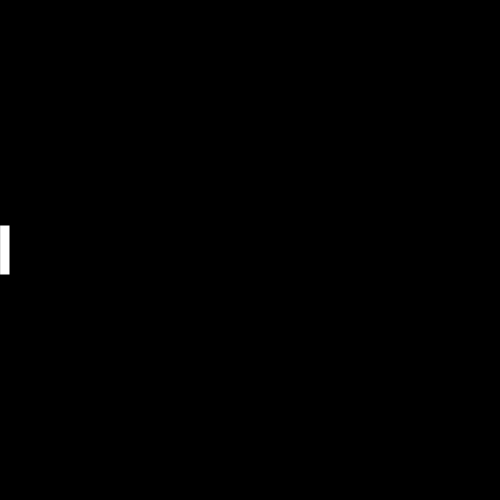
Frame 1 (no input)
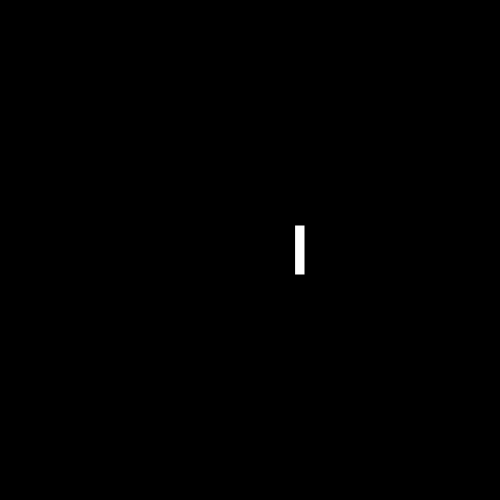
Frame 60 (no input)
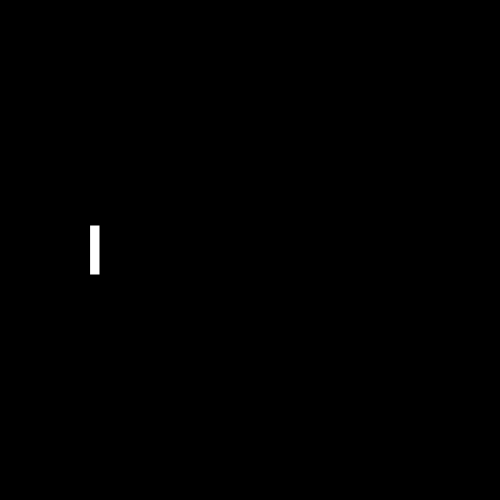
Frame 120 (the mouse pressed at the canvas centre since frame 60)

The p5.js sketch that drew these frames (run headless with seeded random() and noise() and a simulated clock; from frame 60 on, the mouse is pressed at the canvas centre):

// p5.js sketch
// ── sketch.js
let x = 0;

function setup() {
  createCanvas(500, 500);
  rectMode(CENTER);
}

function draw() {
  background('black');
  fill('white');

  x += 5;
  if (x > width) {
    x = 0;
  }

  rect(x, height/2, 10, 50);
}
